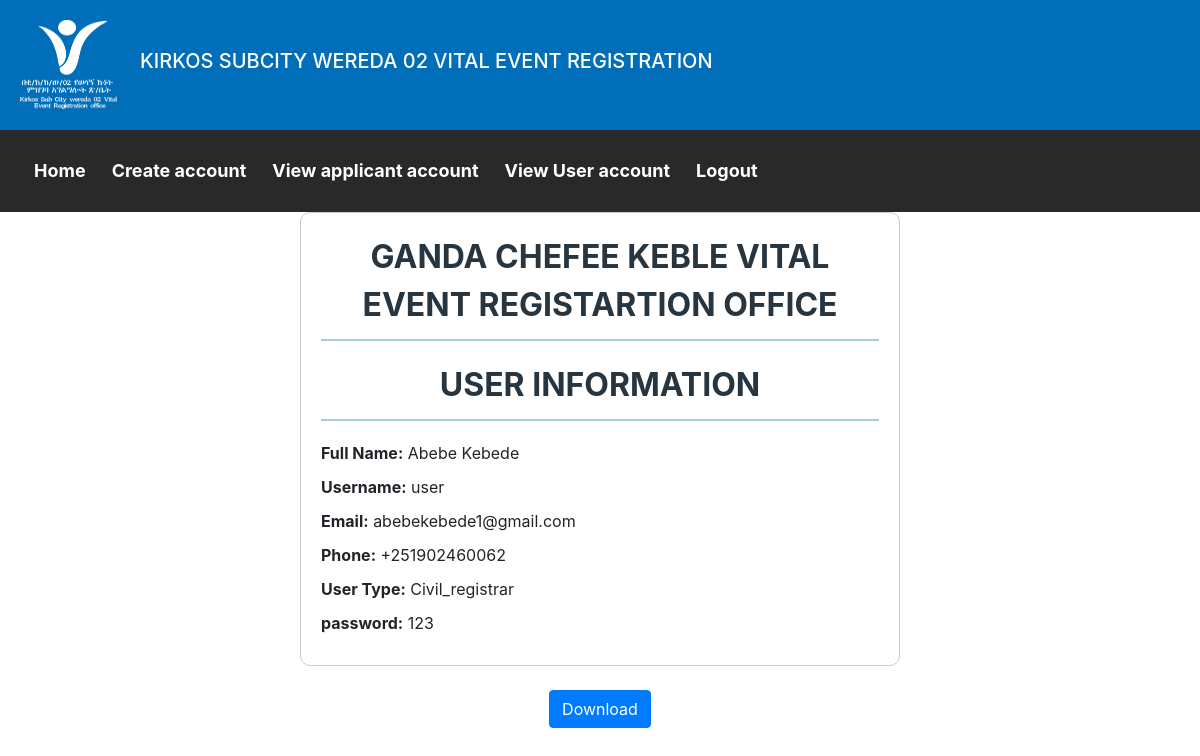
The app's page /view_user.php?id=75 (signed in) with its own data.
### tables this page shows
CREATE TABLE `user` (
  `id` int(11) NOT NULL,
  `full_name` varchar(25) NOT NULL,
  `middle_name` varchar(50) NOT NULL,
  `last_name` varchar(50) NOT NULL,
  `username` varchar(25) NOT NULL,
  `email` varchar(50) NOT NULL DEFAULT 'none',
  `usertype` varchar(15) NOT NULL,
  `phone` varchar(25) NOT NULL DEFAULT 'none',
  `religion` varchar(50) NOT NULL,
  `sex` varchar(10) NOT NULL,
  `password` varchar(20) NOT NULL,
  `k_id_no` varchar(50) DEFAULT 'none',
  `k_id` varchar(80) DEFAULT NULL,
  `states` varchar(50) NOT NULL DEFAULT 'pending',
  `death_status` varchar(50) NOT NULL DEFAULT 'undeath',
  `upgrade_status` varchar(20) NOT NULL,
  `c_status` varchar(50) NOT NULL,
  `reset_token_hash` varchar(64) DEFAULT NULL,
  `reset_token_expires_at` datetime DEFAULT NULL
);

### view_user.php (the view, shortened to what this page needs)
<?php
$conn = mysqli_connect("localhost", "root", "", "vital_event");
if (isset($_GET['id'])) {
    $user_id = $_GET['id'];
    $sql = "SELECT * FROM user WHERE id='$user_id'";
    $result = mysqli_query($conn, $sql);
    if ($result && mysqli_num_rows($result) > 0) {
        $row = mysqli_fetch_assoc($result);
    } else {
        echo "User not found.";
        exit;
    }
} else {
    echo "User ID not provided.";
    exit;
}
function generatePrintablePage($data) {
    echo "<h2>Ganda chefee keble vital event registartion office </h2>";
    echo "<h2>User Information</h2>";
    echo "<p><strong>Full Name:</strong> " . $data['full_name'] . "</p>";
    echo "<p><strong>Username:</strong> " . $data['username'] . "</p>";
    echo "<p><strong>Email:</strong> " . $data['email'] . "</p>";
    echo "<p><strong>Phone:</strong> " . $data['phone'] . "</p>";
    echo "<p><strong>User Type:</strong> " . $data['usertype'] . "</p>";
    echo "<p><strong>password:</strong> " . $data['password'] . "</p>";
}
?>
<!DOCTYPE html>
<html lang="en">
<head>
    <?php include 'admin_css_admin.php'; ?>
</head>
<body>
    <div class="user-info">
        <?php
        if (!empty($row)) {
            generatePrintablePage($row);
        } else {
            echo "User information not available.";
        }
        ?>
    </div><br>
    <center>
    <a href="download_user.php?id=<?php echo $user_id; ?>" class="btn btn-primary">Download</a>
    </center>
</body>
</html>

### view_user.php (style rules this page uses)
body { font-family: Arial, sans-serif; }
.user-info { margin: 0 auto; width: 50%; border: 1px solid #ccc; padding: 20px; border-radius: 10px; }
.user-info p { margin: 10px 0; }

### scroll_css.php (style rules this page uses)
body { font-family: Arial, sans-serif; background-color:rgba(0, 111, 170, 0.47); }
h2 { font-size: 2rem !important; font-weight: bold !important; color: rgb(38, 53, 63) !important; margin-bottom: 20px !important; text-transform: uppercase !important; border-bottom: 2px solid rgba(73, 140, 184, 0.47) !important; padding-bottom: 10px !important; text-align: center !important; line-height: 1.5 !important; }

### admin_css_admin.php (style rules this page uses)
html, body { height: 100%; margin: 0; }

### records on screen
user: full_name "Abebe Kebede", username "user", email "abebekebede1@gmail.com", phone "+251902460062", usertype "Civil_registrar", password "123"

### other values on screen
__('head') "KIRKOS SUBCITY WEREDA 02 VITAL EVENT REGISTRATION"
__('Home') "Home"
__('Create account') "Create account"
__('View applicant account') "View applicant account"
__('View User account') "View User account"
__('Logout') "Logout"
